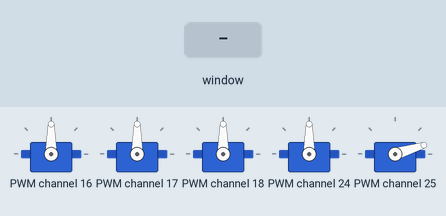
Recording of a program running on a simulated Raspberry Pi (BCM pin numbers). Shown: 5 × servo. The inputs (shaded band) are chosen by the test bench. The desktop window is not drawn, its controls go by their first labels and the mouse button is held 0.15 s; servo angles are drawn from the pulse width (0.5 ms = 0°, 2.5 ms = 180°); what the program prints to the terminal is not drawn.

Above: at 1.3 s.
1.4 s: slider 1 in the window set to 515
At 1.7 s:
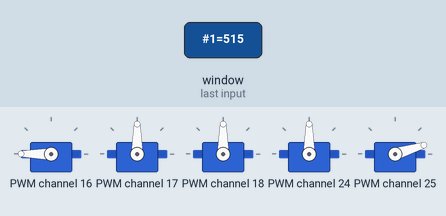
2.9 s: slider 1 in the window set to 100
At 4.1 s:
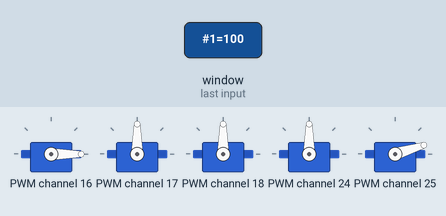
4.4 s: slider 1 in the window set to 204
At 5.2 s:
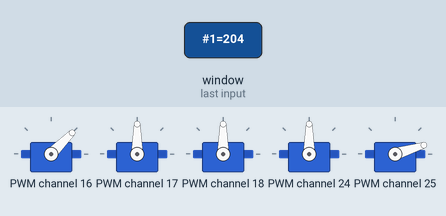
5.9 s: slider 2 in the window set to 515
At 6.3 s:
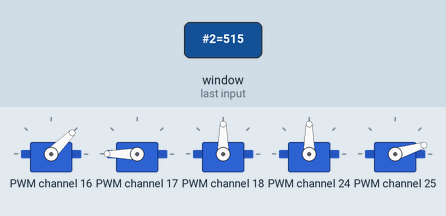
7.4 s: slider 1 in the window set to 308
At 8.6 s:
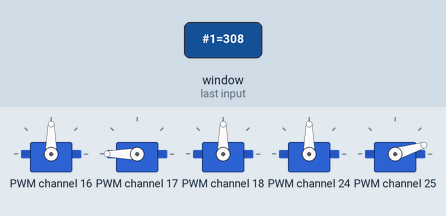
8.9 s: slider 2 in the window set to 100
At 9.8 s:
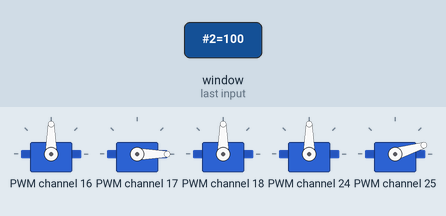
Timing chart, 0 to 11.4 s (numbered marks = the images above; inputs shaded):
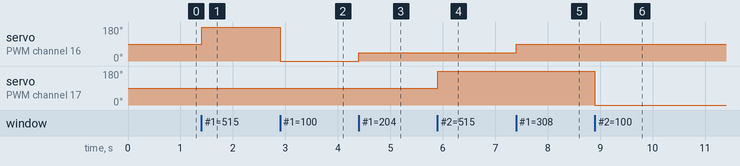

The program:

5ServoControlGui.py
```python
#coding:utf-8
#H30 11/12 (沖縄支所講演会用プログラム)
#このプログラムはGUIを用いて5つのサーボモータを動かすプログラムです
#DSサーボが故障したのでMG996Rをとりあえず一番下で動作させています


from Adafruit_PWM_Servo_Driver import PWM
import time
import Tkinter

#Tkオブジェクトのインスタンス作成
root=Tkinter.Tk()
root.geometry("1920x1080")
pwm = PWM(0x41) #インスタンス作成, I2cアドレス40番
pwm.setPWMFreq(50)  #周波数50Hzで動作(T=20ms)

pwm_val0=Tkinter.DoubleVar()
pwm.setPWM(0,0,308)
pwm_val0.set(308)
def controlServo0(dc):
	s0=int(pwm_val0.get())
	pwm.setPWM(0,0,s0)
	print('サーボ1の角度: {}'.format(s0))

pwm_val1=Tkinter.DoubleVar()
pwm.setPWM(1,0,308)
pwm_val1.set(308)
def controlServo1(dc):
	s1=int(pwm_val1.get())
	pwm.setPWM(1,0,s1)
	print('サーボ2の角度: {}'.format(s1))

pwm_val2=Tkinter.DoubleVar()
pwm.setPWM(2,0,308)
pwm_val2.set(308)
def controlServo2(dc):
	s2=int(pwm_val2.get())
	pwm.setPWM(2,0,s2)
	print('サーボ3の角度: {}'.format(s2))


pwm_val3=Tkinter.DoubleVar()
pwm.setPWM(8,0,308)
pwm_val3.set(308)
def controlServo3(dc):
	s3=int(pwm_val3.get())
	pwm.setPWM(8,0,s3)
	print('サーボ4の角度: {}'.format(s3))


pwm_val4=Tkinter.DoubleVar()
pwm.setPWM(9,0,140)
pwm_val4.set(140)
def controlServo4(dc):
	s4=int(pwm_val4.get())
	pwm.setPWM(9,0,s4)
	print('サーボ5の角度: {}'.format(s4))


s0=Tkinter.Scale(root, label='サーボモータ1', length=1900, tickinterval=10, orient='h', from_=100, to=515, variable=pwm_val0, command=controlServo0)
s1=Tkinter.Scale(root, label='サーボモータ2',  length=1900, tickinterval=10, orient='h', from_=100, to=515, variable=pwm_val1, command=controlServo1)
s2=Tkinter.Scale(root, label='サーボモータ3', length=1900, tickinterval=10, orient='h', from_=100, to=515, variable=pwm_val2, command=controlServo2)
s3=Tkinter.Scale(root, label='サーボモータ4', length=1900, tickinterval=10, orient='h', from_=235, to=460, variable=pwm_val3, command=controlServo3)
s4=Tkinter.Scale(root, label='サーボモータ5', length=1900, tickinterval=10, orient='h', from_=140, to=300, variable=pwm_val4, command=controlServo4)

s0.pack()
s1.pack()
s2.pack()
s3.pack()
s4.pack()


root.mainloop()
```

Measured:
- after the input at 1.4 s, servo on PWM channel 16: 90° → 180° at once
- after the input at 2.9 s, servo on PWM channel 16: 180° → 0° at once
- after the input at 4.4 s, servo on PWM channel 16: 0° → 45° at once
- after the input at 5.9 s, servo on PWM channel 17: 90° → 180° at once
- after the input at 7.4 s, servo on PWM channel 16: 45° → 90° at once
- after the input at 8.9 s, servo on PWM channel 17: 180° → 0° at once
